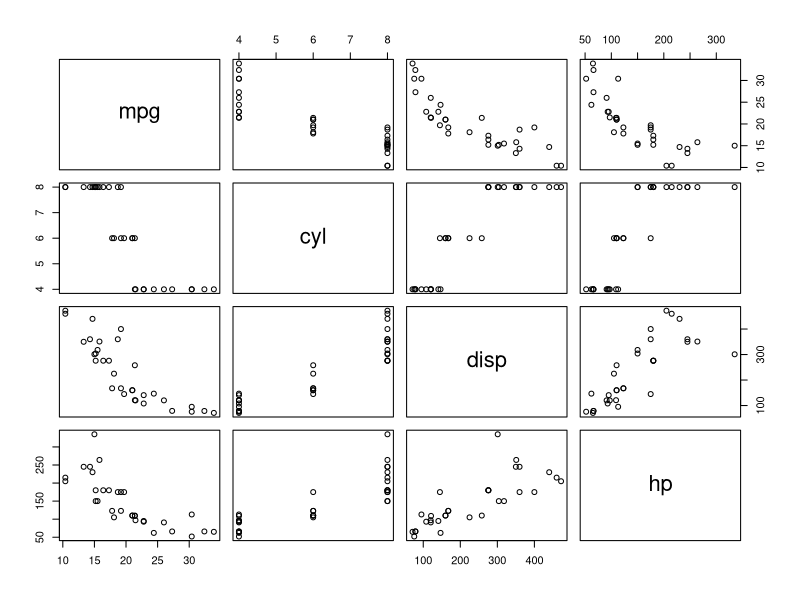
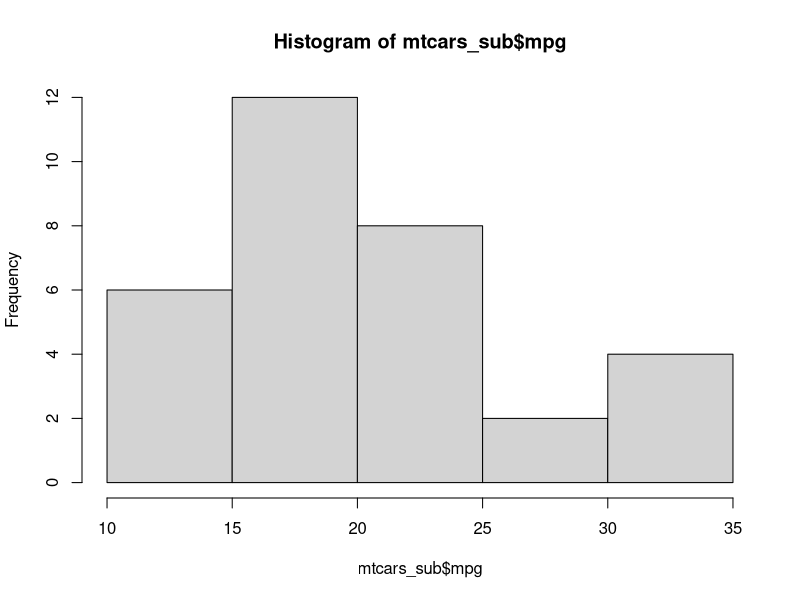

These charts were generated, in order, by the following R code:
install.packages("scatterplot3d")  # Run the first time

setwd("/Users/Pat/Documents/R/href19")

# A data frame is used for storing data tables. It is a list of vectors of equal length
# You can think of the vectors as columns in a database or excel spreadsheet
n <- c(2, 4, 10) 
s <- c("apple", "dog", "cat") 
b <- c(TRUE, FALSE, TRUE) 
df <- data.frame(n, s, b)       # df is a data frame
str(df)

# subset of a dataframe: choose the columns we want by name
df2 <- df[, c("n","s")]

# can take slices and use column names
df3 <- df[1:2,3]
df4 <- df[1:2,2:3]
df5 <- df[1:2,c("s","b")]


#fetches all of the rows of dat for which dat$col=="value", and all of the columns
#dat[dat$col=="value",]


colnames(mtcars)
mtcars_sub <- mtcars[,1:4]
nrow(mtcars_sub) 
ncol(mtcars_sub) 
str(mtcars)
help(mtcars)


summary(mtcars_sub)
plot (mtcars_sub)
typeof(mtcars_sub["mpg"])
typeof(mtcars_sub[1])
typeof(mtcars_sub$mpg)
hist(mtcars_sub$mpg)
